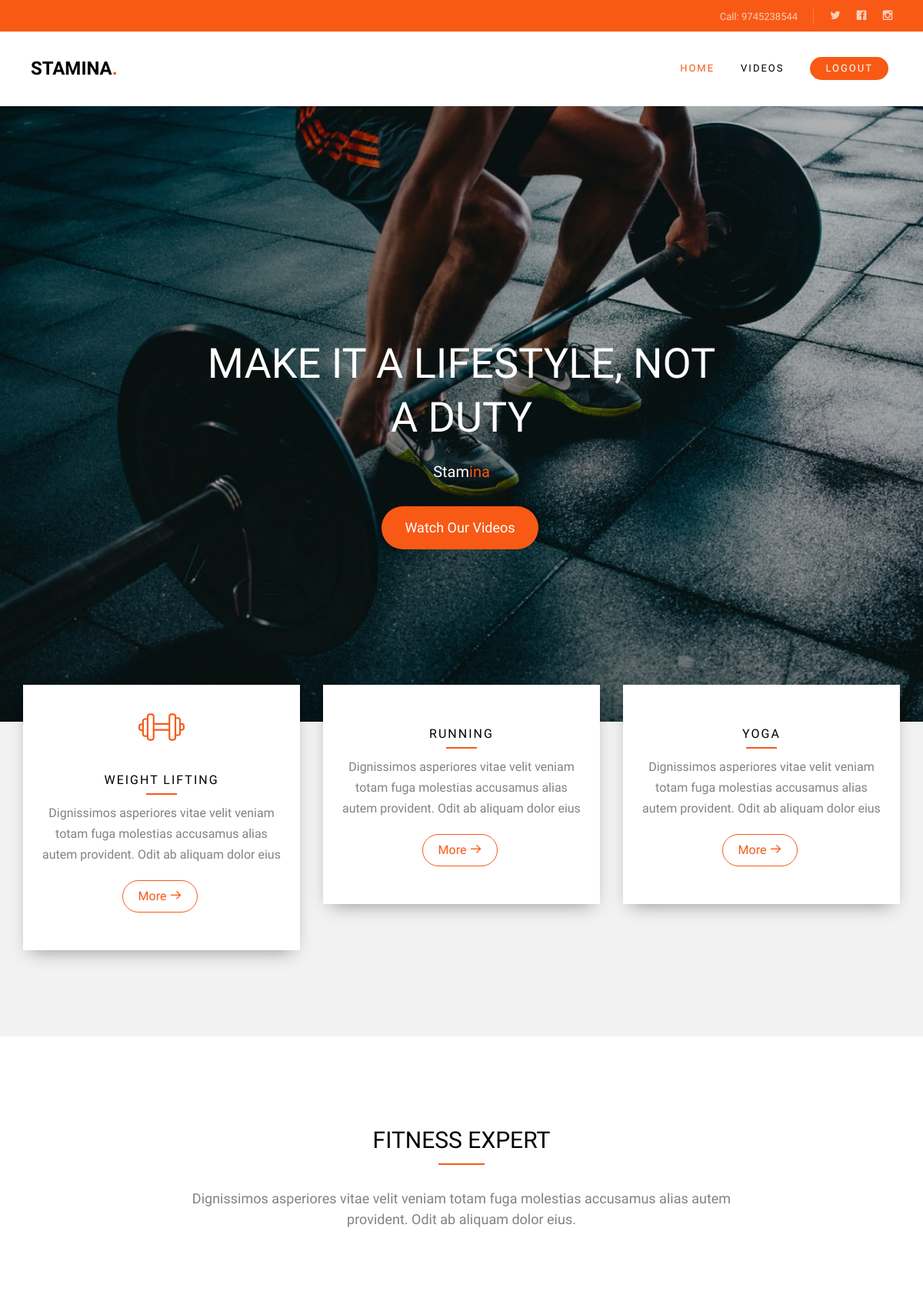
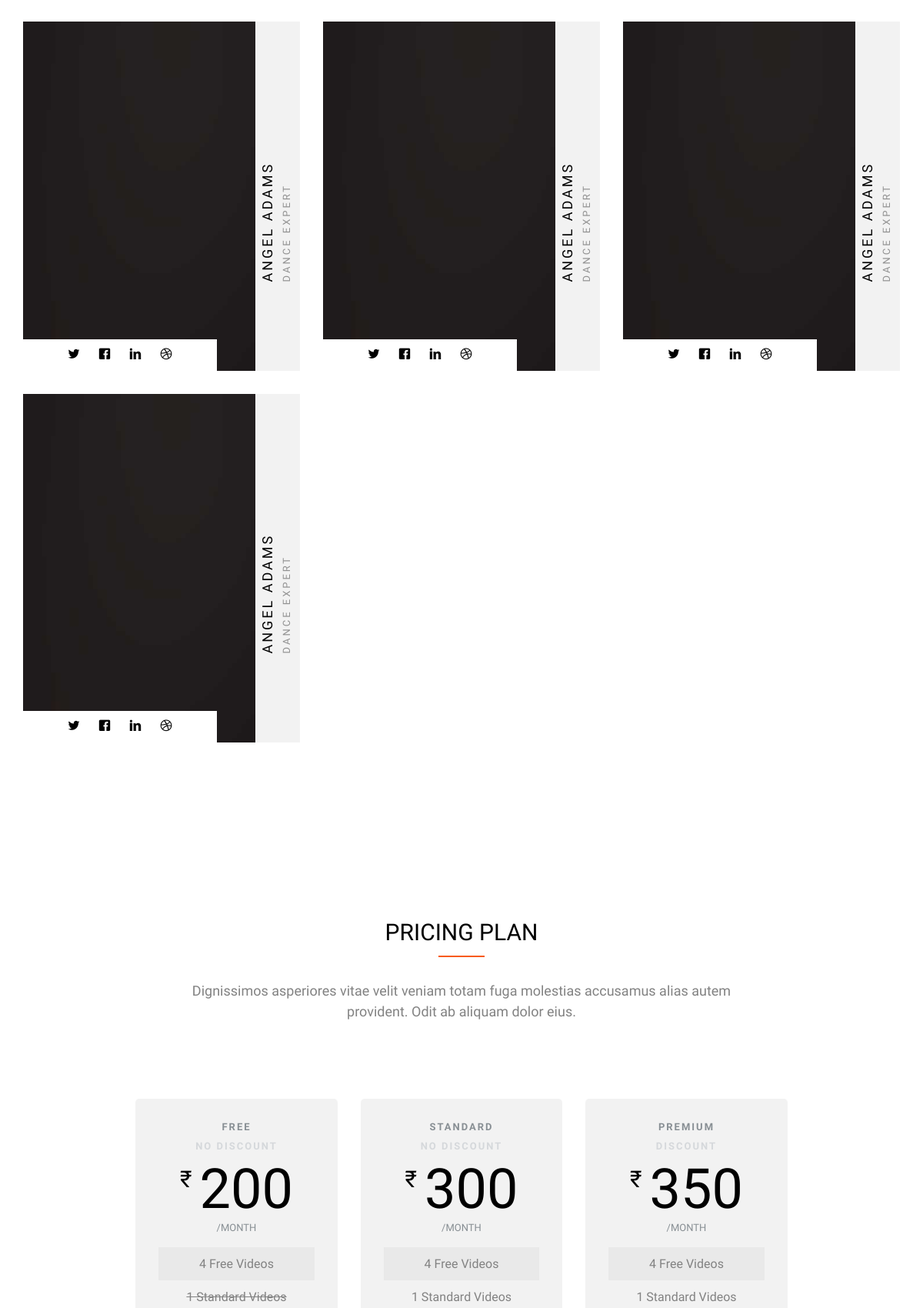
The app's page / (signed in, upper part) with its own data (2 pictures, top to bottom).
### SubsApp/models.py (models this page shows)
class SubType(models.Model):
    name = models.CharField(max_length=100)
    price = models.IntegerField()
    color = models.CharField(max_length=100)
    discountPrice = models.IntegerField(default=0)
    def __str__(self):
        return self.name

### SubsApp/views.py (the view)
# urls.py: path('', views.home, name='home'),
def home(request):
    freeVideos = Video.objects.filter(subType__name="Free")
    freeVideos = freeVideos[0:]
    accessList = []
    Sub_Type = SubType.objects.all()
    SubDetailsList = []
    for i in Sub_Type:
        SubDetailsList.append(
            [i,
             str(len(Video.objects.filter(subType=i)))+" "+i.name+" Videos"])
        temp = TypeAccess.objects.filter(
            subType=i)
        temp2 = [i.canAccess.name for i in temp]
        accessList.append(','.join(temp2))
    SubDetailsList.append(['', '24 hours access'])
    context = {
        'freeVideos': freeVideos,
        'SubDetailsList': SubDetailsList,
        'Sub_Type': zip(Sub_Type, accessList),
        'userSubType': Subscription.objects.get(user=request.user)
    }
    return render(request, 'index.html', context)

### templates/index.html (shortened to what this page needs)
{% extends 'base.html' %}
{% load static %}
{% block content %}
<header id="fh5co-header" class="fh5co-cover" role="banner"
	style="background-image:url({% static 'images/img_bg_2.jpg' %});" data-stellar-background-ratio="0.5">
	<div class="overlay"></div>
	<div class="container">
		<div class="row">
			<div class="col-md-8 col-md-offset-2 text-center">
				<div class="display-t">
					<div class="display-tc " data-animate-effect="fadeIn">
						<h1>Make it a lifestyle, not a duty</h1>
						<h2>Stam<a href="# target=" _blank">ina</a></h2>
						<p><a href="https://www.youtube.com/watch?v=ZPMWJ7DpzoY"
								class="btn btn-primary popup-youtube">Watch Our Videos</a></p>
					</div>
				</div>
			</div>
		</div>
	</div>
</header>
<div id="fh5co-services" class="fh5co-bg-section">
	<div class="container">
		<div class="row">
			<div class="col-md-4 text-center ">
				<div class="services">
					<span><img class="img-responsive" src="{% static 'images/dumbbell.svg" alt=""></span>
							<h3>Weight Lifting</h3>
							<p>Dignissimos asperiores vitae velit veniam totam fuga molestias accusamus alias autem
								provident. Odit ab aliquam dolor eius</p>
							<p><a href="#" class="btn btn-primary btn-outline btn-sm">More <i
										class="icon-arrow-right"></i></a></p>
						</div>
					</div>
					<div class="col-md-4 text-center ">
						<div class="services">
							<h3>Running</h3>
							<p>Dignissimos asperiores vitae velit veniam totam fuga molestias accusamus alias autem
								provident. Odit ab aliquam dolor eius</p>
							<p><a href="#" class="btn btn-primary btn-outline btn-sm">More <i
										class="icon-arrow-right"></i></a></p>
						</div>
					</div>
					<div class="col-md-4 text-center ">
						<div class="services">
							<h3>Yoga</h3>
							<p>Dignissimos asperiores vitae velit veniam totam fuga molestias accusamus alias autem
								provident. Odit ab aliquam dolor eius</p>
							<p><a href="#" class="btn btn-primary btn-outline btn-sm">More <i
										class="icon-arrow-right"></i></a></p>
						</div>
					</div>
				</div>
			</div>
		</div>
		<div id="fh5co-trainer">
			<div class="container">
				<div class="row ">
					<div class="col-md-8 col-md-offset-2 text-center fh5co-heading">
						<h2>Fitness Expert</h2>
						<p>Dignissimos asperiores vitae velit veniam totam fuga molestias accusamus alias autem
							provident. Odit ab aliquam dolor eius.</p>
					</div>
				</div>
				<div class="row">
					<div class="col-md-4 col-sm-4 " style="margin-top:3rem;">
						<div class="trainer">
							<a href="#"><img class="img-responsive" src="{% static 'images/trainer-1.jpg' %}" alt="trainer"></a>
						<div class="title">
							<h3><a href="#">Angel Adams</a></h3>
							<span>Dance Expert</span>
						</div>
						<div class="desc text-center">
							<ul class="fh5co-social-icons">
								<li><a href="#"><i class="icon-twitter"></i></a></li>
								<li><a href="#"><i class="icon-facebook"></i></a></li>
								<li><a href="#"><i class="icon-linkedin"></i></a></li>
								<li><a href="#"><i class="icon-dribbble"></i></a></li>
							</ul>
						</div>
				</div>
			</div>
			<div class="col-md-4 col-sm-4 " style="margin-top:3rem;">
				<div class="trainer">
					<a href="#"><img class="img-responsive" src="{% static 'images/trainer-1.jpg' %}" alt="trainer"></a>
					<div class="title">
						<h3><a href="#">Angel Adams</a></h3>
						<span>Dance Expert</span>
					</div>
					<div class="desc text-center">
						<ul class="fh5co-social-icons">
							<li><a href="#"><i class="icon-twitter"></i></a></li>
							<li><a href="#"><i class="icon-facebook"></i></a></li>
							<li><a href="#"><i class="icon-linkedin"></i></a></li>
							<li><a href="#"><i class="icon-dribbble"></i></a></li>
						</ul>
					</div>
				</div>
			</div>
			<div class="col-md-4 col-sm-4 " style="margin-top:3rem;">
				<div class="trainer">
					<a href="#"><img class="img-responsive" src="{% static 'images/trainer-1.jpg' %}" alt="trainer"></a>
					<div class="title">
						<h3><a href="#">Angel Adams</a></h3>
						<span>Dance Expert</span>
					</div>
					<div class="desc text-center">
						<ul class="fh5co-social-icons">
							<li><a href="#"><i class="icon-twitter"></i></a></li>
							<li><a href="#"><i class="icon-facebook"></i></a></li>
							<li><a href="#"><i class="icon-linkedin"></i></a></li>
							<li><a href="#"><i class="icon-dribbble"></i></a></li>
						</ul>
					</div>
				</div>
			</div>
			<div class="col-md-4 col-sm-4 " style="margin-top:3rem;">
				<div class="trainer">
					<a href="#"><img class="img-responsive" src="{% static 'images/trainer-1.jpg' %}" alt="trainer"></a>
					<div class="title">
						<h3><a href="#">Angel Adams</a></h3>
						<span>Dance Expert</span>
					</div>
					<div class="desc text-center">
						<ul class="fh5co-social-icons">
							<li><a href="#"><i class="icon-twitter"></i></a></li>
							<li><a href="#"><i class="icon-facebook"></i></a></li>
							<li><a href="#"><i class="icon-linkedin"></i></a></li>
							<li><a href="#"><i class="icon-dribbble"></i></a></li>
						</ul>
					</div>
				</div>
			</div>
		</div>
	</div>
</div>
<div id="fh5co-pricing">
	<div class="container" style="display: flex;flex-direction:column;justify-content: center;">
		<div class="row ">
			<div class="col-md-8 col-md-offset-2 text-center fh5co-heading">
				<h2>Pricing Plan</h2>
				<p>Dignissimos asperiores vitae velit veniam totam fuga molestias accusamus alias autem
					provident. Odit ab aliquam dolor eius.</p>
			</div>
		</div>
		<div class="row">
			<div class="pricing" style="display: flex;justify-content: center;">
				{% for i in Sub_Type %}
				<div class="col-md-3 ">
					<div class="price-box">
						<h2 class="pricing-plan pricing-plan-offer">{{i.0}}
							<span>{% if i.0.discountPrice != 0 %}discount{% else %}No Discount{% endif %}</span></h2>
						<div class="price"><sup
								class="currency">₹</sup>{% if i.0.discountPrice != 0 %}{{i.0.discountPrice}}{% else %}{{i.0.price}}{% endif %}<small>/month</small>
						</div>
						<ul class="classes" style="min-height:100%;">
							{% for j in SubDetailsList%}
							<li class="{% cycle 'color' '' as rowcolors %}" {% if j.0.name not in i.1 %}
								style="text-decoration: line-through;" {% endif %}>
								{{j.1}}</li>
							{% endfor %}
						</ul>
					</div>
				</div>
				{% endfor %}
			</div>
		</div>
	</div>
</div>
{% endblock content %}

### static/css/icomoon.css (style rules this page uses)
[class^="icon-"], [class*=" icon-"] { font-family: 'icomoon' !important; speak: none; font-style: normal; font-weight: normal; font-variant: normal; text-transform: none; line-height: 1; -webkit-font-smoothing: antialiased; -moz-osx-font-smoothing: grayscale; }
.icon-arrow-right:before { content: "\e095"; }
.icon-dribbble:before { content: "\ea65"; }
.icon-facebook:before { content: "\ea67"; }
.icon-linkedin:before { content: "\ea73"; }
.icon-twitter:before { content: "\ea7c"; }

### records on screen
SubType: name "FREE", discountPrice "NO DISCOUNT", price "200", j "4 Free Videos"
SubType: j "1 Standard Videos", name "STANDARD", discountPrice "NO DISCOUNT", price "300"
SubType: name "PREMIUM", shows "DISCOUNT", discountPrice "350"
